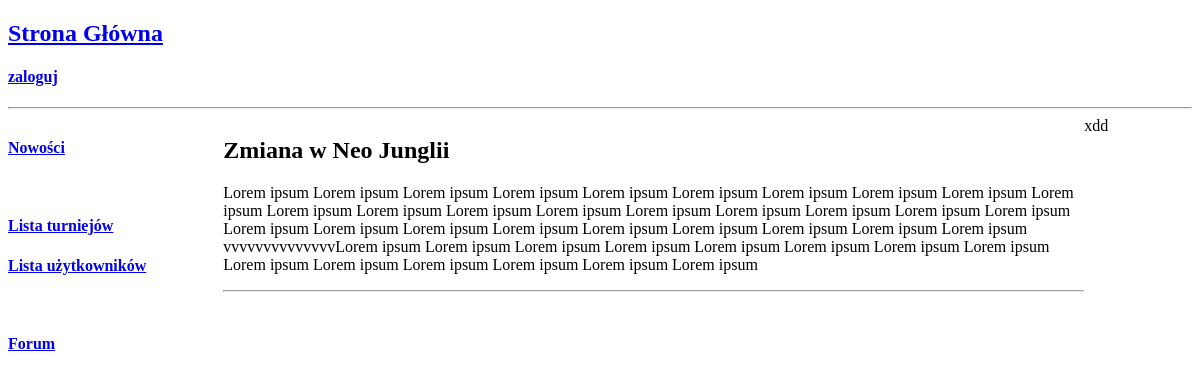
The page /forum/pokój/1/ on the database as committed earlier.
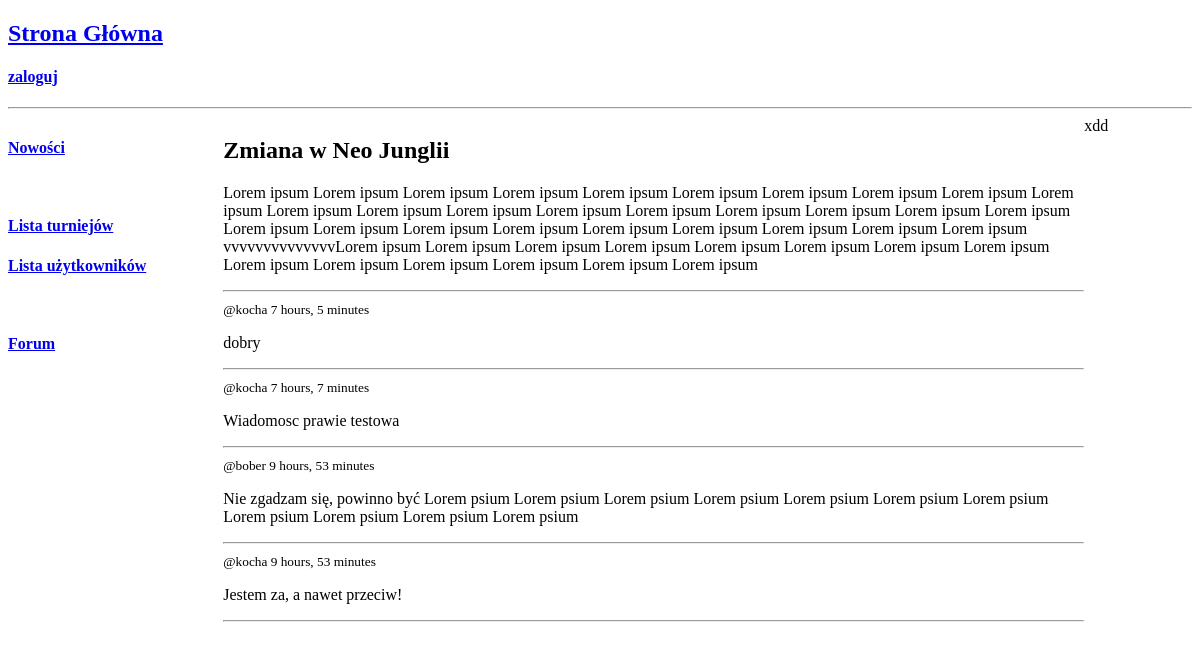
The same page on the database as committed later.
### chat/models.py (models this page shows, shortened)
class Room(models.Model):
    host = models.ForeignKey(User, on_delete=models.SET_NULL, null=True)
    name = models.CharField(max_length=255)
    topic = models.ForeignKey(Topic,on_delete = models.SET_NULL, null = True, blank = True)
    description = models.TextField(null = True, blank = True)
    tournament = models.OneToOneField(Tournaments, null = True, blank = True, on_delete= models.CASCADE)
    data_create =  models.DateTimeField(auto_now_add = True)
    data_updated = models.DateTimeField(auto_now=True)

class Messages(models.Model):
    room = models.ForeignKey(Room, on_delete=models.SET_NULL, null=True)
    user = models.ForeignKey(User, on_delete=models.SET_NULL, null=True)
    body = models.TextField()
    data_create =  models.DateTimeField(auto_now_add = True)
    data_updated = models.DateTimeField(auto_now=True)
    class Meta:
        ordering = ['-data_updated', '-data_create']

### chat/views.py (called while the page is built)
    def get(self,request,id=None,*args,**kwargs):
        context = {}
        if id is not None:
            room = get_object_or_404(Room, id=id)
            context['room'] = room
            context['messages'] = Messages.objects.filter(room=id)
        return render(request,self.template_name,context)

### chat/templates/forum/room.html (shortened to what this page needs)
{% extends 'base/main_home.html' %}
{% block home_content %}
<div>
    <div>
        <h2>{{ room.name }}</h2>
        <p>{{ room.description }}</p>
        <hr>
    </div>
    <div>
        {% for message in messages %}
            <small>@{{message.user}}   {{message.data_create|timesince}} </small>
            <p>{{message.body}}</p>
            <hr>
        {% endfor %}
    </div>
</div>
{% endblock home_content %}

### base/templates/base/main_home.html (shortened to what this page needs)
{% extends 'main.html' %}
{% block content %}
<div class = "home-container">
    <div>
        <h4><a href = "{% url 'home' %}">Nowości</a></h4><br>
        <h4><a href="{% url 'tournaments_list' %}">Lista turniejów</a></h4>
        <h4><a href="{% url 'user_list' %}">Lista użytkowników</a></h4>
        <br>
        <h4><a href="{% url 'chat:room_list_view' %}">Forum</a></h4>
    </div>
    {% block home_content %}
    {% endblock home_content %}
    <div>
        xdd
    </div>
</div>
{% endblock content %}

### templates/main.html (shortened to what this page needs)
<!DOCTYPE html>
<html lang="en">
<head>
</head>
<body>
    {% include 'navbar.html' %}
    {% block content %}
    {% endblock content %}
</body>

### templates/navbar.html
<h2><a href = "{% url 'home' %}">Strona Główna</a></h2>
{% if request.user.is_authenticated %}
<h3> Witaj Lordzie {{ user.username }} </h3>
<h4><a href = "{% url 'your_profile' %}"> Twój Profil Lorda </a></h4>
<h4><a href = "{% url 'logout' %}">wyloguj</a></h4>
{% else %}
<h4>
    <a href = "{% url 'login' %}">zaloguj</a>
</h4>
{% endif %}
<hr>

### base/templates/base/main_home.html (style rules this page uses)
.home-container { display: grid; grid-template-columns: 2fr 8fr 1fr; }

Rows that differ between the two databases and show on the page:
added Messages: user "kocha", data_create "7 hours, 5 minutes", body "dobry"
added Messages: user "kocha", data_create "7 hours, 7 minutes", body "Wiadomosc prawie testowa"
added Messages: user "bober", data_create "9 hours, 53 minutes", body "Nie zgadzam się, powinno być Lorem psium Lorem psium Lorem psium Lorem psium Lorem psium Lorem psium Lorem psium Lorem psium Lorem psium Lorem psium Lorem psium"
added Messages: user "kocha", data_create "9 hours, 53 minutes", body "Jestem za, a nawet przeciw!"
